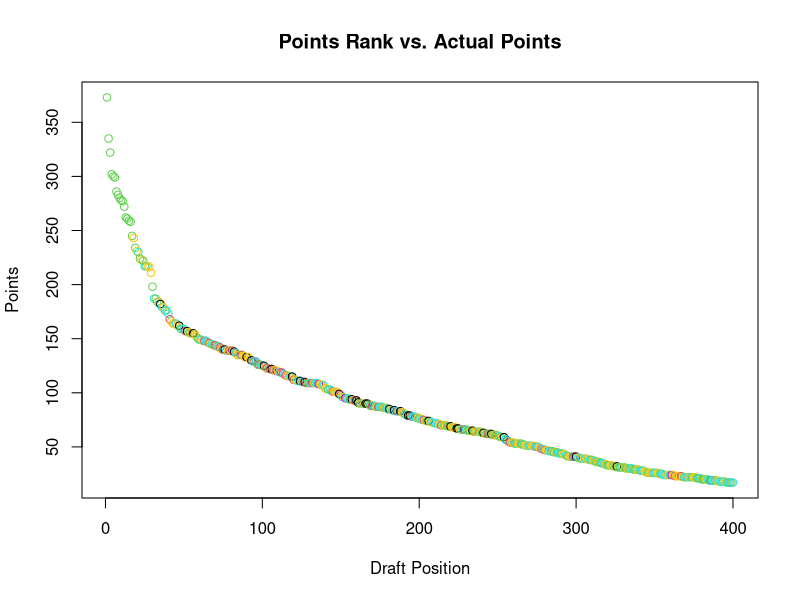

This chart was generated by the following R code: (Note: this script raises an error after producing the figure.)
##Neeraj Asthana
##Fantasy Football Predicion
##3/22/2016
##Regression: 2015 draft position vs. expected number of points

#setup
setwd("/home/neeraj/Documents/Projects/FantasyFootball/data/formatted_data")

#read in and format ESPN actual data for 2015 season
raw_data <- read.csv("2015stats.csv", header=TRUE, dec = ".", sep = ",", na.strings = "--", stringsAsFactors = FALSE)
raw_data$Position <- factor(raw_data$Position)

#Create a plot with a regression (marked by player position)
title <- "Points Rank vs. Actual Points"
plot(raw_data$Rank, raw_data$PTS, col = raw_data$Position, main = title, xlab = "Draft Position", ylab="Points")
fit <- lm(PTS ~ Draft, data = raw_data)
abline(fit)

#Running backs
rb_data <- raw_data[raw_data$Position == "RB",]
rbfit <- lm(PTS ~ Draft, data = rb_data)
abline(rbfit, col = "blue")

#Quarterbacks
qb_data <- raw_data[raw_data$Position == "QB",]
qbfit <- lm(PTS ~ Draft, data = qb_data)
abline(qbfit, col = "green")

#Wide Receivers
wr_data <- raw_data[raw_data$Position == "WR",]
wrfit <- lm(PTS ~ Draft, data = wr_data)
abline(wrfit, col = "purple")

#TightEnds
te_data <- raw_data[raw_data$Position == "TE",]
tefit <- lm(PTS ~ Draft, data = te_data)
abline(tefit, col = "lightblue")

#Kickers
k_data <- raw_data[raw_data$Position == "K",]
kfit <- lm(PTS ~ Draft, data = k_data)
abline(kfit, col = "red")

#Defenses
df_data <- raw_data[raw_data$Position == "D/ST",]
dffit <- lm(PTS ~ Draft, data = df_data)
abline(dffit, col = "orange")



#Plots for different positions
#Runnings backs
plot(rb_data$Draft, rb_data$PTS, col="blue")
abline(rbfit, col = "blue")

#Wide Receivers
plot(wr_data$Draft, wr_data$PTS, col="purple")
abline(wrfit, col = "purple")

#Quarterbacks
qbnames = unlist(strsplit(qb_data$Name, " "))
qblast = qbnames[seq(2,length(qbnames),2)]
plot(qb_data$Draft, qb_data$PTS, col="green")
with(qb_data, text(PTS~Draft, labels = qblast, pos = 3))
abline(qbfit, col = "green")

#Tightends
tenames = unlist(strsplit(te_data$Name, " "))
telast = tenames[seq(2,length(tenames),2)]
plot(te_data$Draft, te_data$PTS, col="lightblue")
with(te_data, text(PTS~Draft, labels = telast, pos = 3))
abline(tefit, col = "lightblue")

#Defenses
plot(df_data$Draft, df_data$PTS, col="orange")
with(df_data, text(PTS~Draft, labels = df_data$Name, pos = 3))
abline(dffit, col = "orange")

#Kickers
knames = unlist(strsplit(k_data$Name, " "))
klast = knames[seq(2,length(knames),2)]
plot(k_data$Draft, k_data$PTS, col="red")
with(k_data, text(PTS~Draft, labels = klast, pos = 3))
abline(kfit, col = "red")